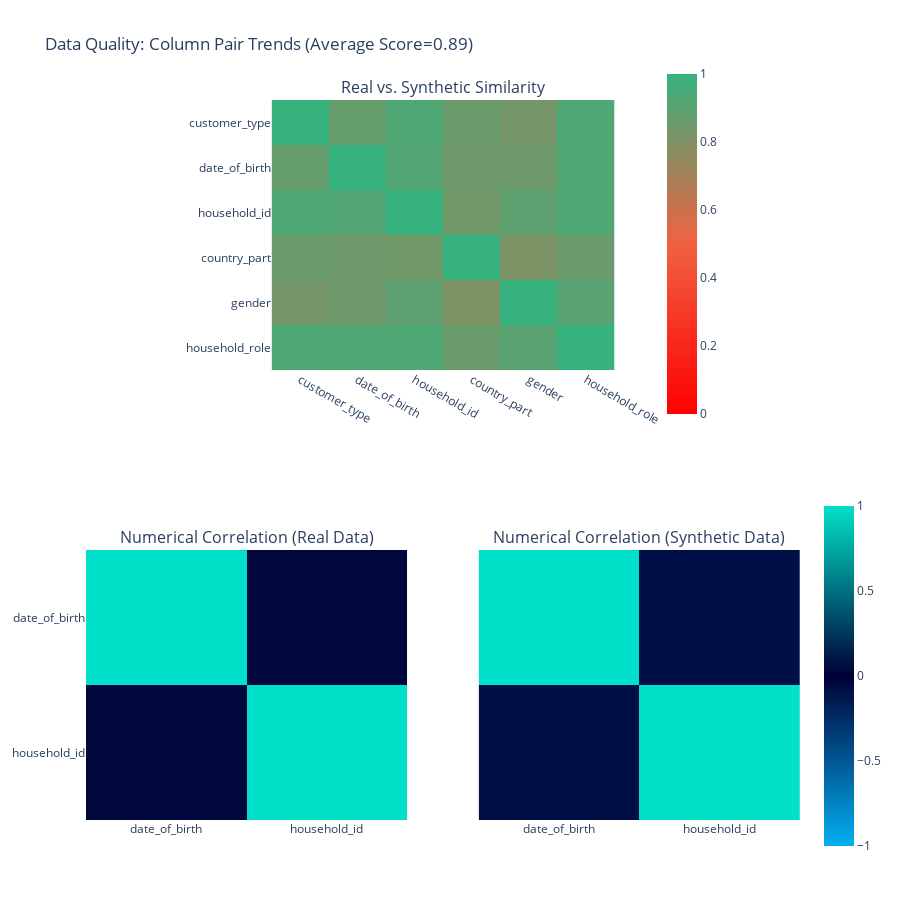

Notebook cell for this chart:
### Code cell
fig = report.get_visualization(
    property_name='Column Pair Trends',
    table_name='customers')

fig.show()

### Figure 1 — Plotly figure (JSON) as saved in the notebook; plotly's stock layout.template omitted (floating-point values rounded to 4 significant figures)
{"data": [{"coloraxis": "coloraxis", "hovertemplate": "<b>Column Pair</b><br>(%{x},%{y})<br><br>Similarity: %{z}<extra></extra>", "type": "heatmap", "x": ["customer_type", "date_of_birth", "household_id", "country_part", "gender", "household_role"], "xaxis": "x", "y": ["customer_type", "date_of_birth", "household_id", "country_part", "gender", "household_role"], "yaxis": "y", "z": [[1, 0.87, 0.93, 0.86, 0.83, 0.93], [0.87, 1, 0.92, 0.85, 0.85, 0.93], [0.93, 0.92, 1, 0.84, 0.89, 0.93], [0.86, 0.85, 0.84, 1, 0.81, 0.86], [0.83, 0.85, 0.89, 0.81, 1, 0.9], [0.93, 0.93, 0.93, 0.86, 0.9, 1]]}, {"coloraxis": "coloraxis2", "customdata": [[1, -0.09], [-0.09, 1]], "hovertemplate": "<b>Correlation</b><br>(%{x},%{y})<br><br>Real: %{z}<br>(vs. Synthetic: %{customdata})<extra></extra>", "type": "heatmap", "x": ["date_of_birth", "household_id"], "xaxis": "x2", "y": ["date_of_birth", "household_id"], "yaxis": "y2", "z": [[1, -0.04], [-0.04, 1]]}, {"coloraxis": "coloraxis2", "customdata": [[1, -0.04], [-0.04, 1]], "hovertemplate": "<b>Correlation</b><br>(%{x},%{y})<br><br>Synthetic: %{z}<br>(vs. Real: %{customdata})<extra></extra>", "type": "heatmap", "x": ["date_of_birth", "household_id"], "xaxis": "x3", "y": ["date_of_birth", "household_id"], "yaxis": "y3", "z": [[1, -0.09], [-0.09, 1]]}], "layout": {"annotations": [{"font": {"size": 16}, "showarrow": false, "text": "Real vs. Synthetic Similarity", "x": 0.5, "xanchor": "center", "xref": "paper", "y": 1, "yanchor": "bottom", "yref": "paper"}, {"font": {"size": 16}, "showarrow": false, "text": "Numerical Correlation (Real Data)", "x": 0.225, "xanchor": "center", "xref": "paper", "y": 0.375, "yanchor": "bottom", "yref": "paper"}, {"font": {"size": 16}, "showarrow": false, "text": "Numerical Correlation (Synthetic Data)", "x": 0.775, "xanchor": "center", "xref": "paper", "y": 0.375, "yanchor": "bottom", "yref": "paper"}], "coloraxis": {"cmax": 1, "cmin": 0, "colorbar": {"len": 0.5, "x": 0.8, "y": 0.8}, "colorscale": [[0, "#FF0000"], [0.5, "#F16141"], [1, "#36B37E"]]}, "coloraxis2": {"cmax": 1, "cmin": -1, "colorbar": {"len": 0.5, "y": 0.2}, "colorscale": [[0, "#03AFF1"], [0.5, "#000036"], [1, "#01E0C9"]]}, "height": 900, "title": {"text": "Data Quality: Column Pair Trends (Average Score=0.89)"}, "width": 900, "xaxis": {"anchor": "y", "domain": [0.26, 0.74]}, "xaxis2": {"anchor": "y2", "domain": [0, 0.45]}, "xaxis3": {"anchor": "y3", "domain": [0.55, 1], "matches": "x2"}, "yaxis": {"anchor": "x", "autorange": "reversed", "domain": [0.625, 1]}, "yaxis2": {"anchor": "x2", "autorange": "reversed", "domain": [0, 0.375]}, "yaxis3": {"anchor": "x3", "autorange": "reversed", "domain": [0, 0.375], "matches": "y2", "visible": false}}}
